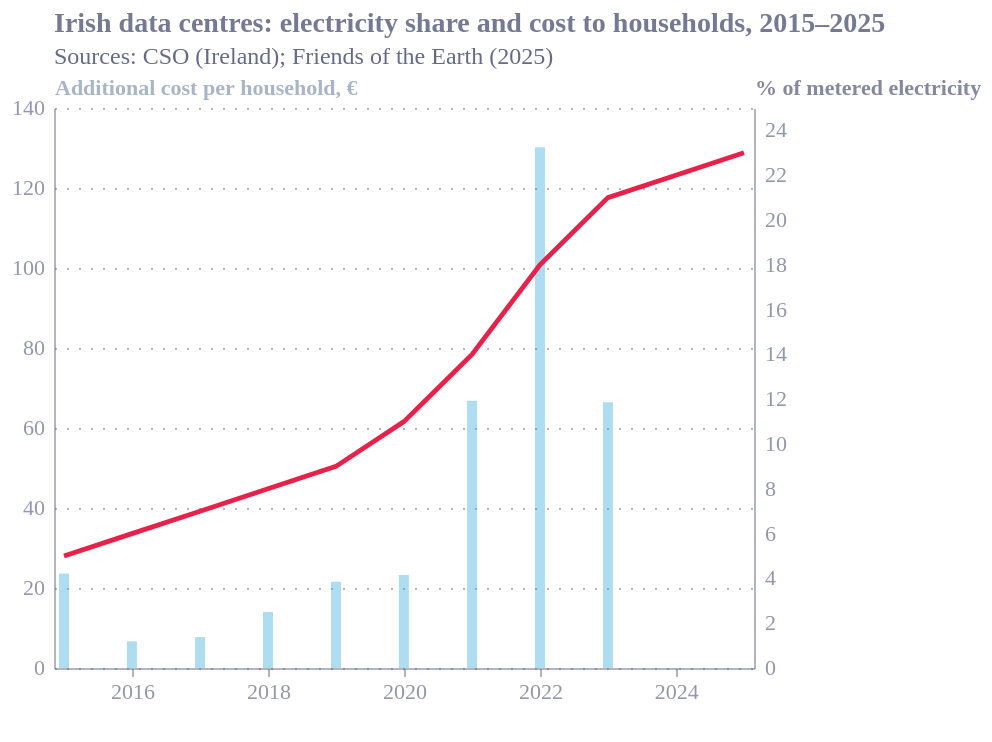

Vega-Lite specification for this chart:
### Vega-Lite specification from a JSON file in a GitHub repository (floating-point values rounded to 4 significant figures)
{"config": {"font": "Circular Std", "text": {"color": "#676A86", "align": "left", "baseline": "middle", "dx": 7, "dy": 0, "fontSize": 11}, "view": {"stroke": null, "continuousWidth": 400, "continuousHeight": 300, "discreteWidth": 400, "discreteHeight": 300}, "range": {"category": ["#36B7B4", "#E6224B", "#F4C245", "#0063AF", "#00A767", "#179FDB", "#EB5C2E"], "diverging": ["#E6224B", "#E54753", "#C9C9C9", "#179FDB", "#122B39"], "heatmap": ["#C9C9C9", "#179FDB", "#0063AF", "#122B39"], "ordinal": ["#00A767", "#36B7B4", "#179FDB", "#0063AF", "#243B5A"]}, "bar": {"color": "#179fdb"}, "line": {"color": "#e6224b"}, "rule": {"color": "#676A86"}, "area": {"opacity": 0.3}, "point": {"filled": true, "size": 80, "color": "#e6224b", "opacity": 0.95}, "geoshape": {"stroke": "white", "strokeWidth": 0.3}, "rect": {"fill": "#d6d4d4", "opacity": 0.3}, "axis": {"labelColor": "#676A86", "labelFontSize": 11, "labelFont": "Circular Std", "labelOpacity": 0.7, "tickColor": "#676A86", "tickOpacity": 0.5, "domainColor": "#676A86", "domainOpacity": 0.5, "gridColor": "#676A86", "gridDash": [2, 2], "gridOpacity": 0.5, "title": null, "titleColor": "#676A86", "titleOpacity": 0.8, "tickSize": 4}, "axisXDiscrete": {"grid": false, "labelAngle": 0, "tickCount": 10, "tickOpacity": 0.5, "title": null}, "axisYDiscrete": {"ticks": false, "labelPadding": 5}, "axisXTemporal": {"grid": false, "ticks": true}, "axisXQuantitative": {"grid": true}, "axisYQuantitative": {"gridColor": "#676A86", "gridDash": [1, 5], "gridOpacity": 0.5, "ticks": false, "labelPadding": 5, "tickCount": 8, "titleAngle": 0, "titleAlign": "left", "titleBaseline": "bottom", "titleX": 0, "titleY": -5}, "title": {"color": "#676A86E6", "subtitleColor": "#676A86", "font": "Circular Std", "subtitleFont": "Circular Std", "anchor": "start", "fontSize": 14, "subtitleFontSize": 12, "subtitlePadding": 4, "offset": 0, "frame": "group"}, "legend": {"titleColor": "#122b39", "title": null, "labelColor": "#122b39", "labelFontSize": 11}}, "layer": [{"data": {"name": "data-49f4657df6907b2bada73ee41dedcb11"}, "mark": {"type": "bar", "opacity": 0.35}, "encoding": {"x": {"axis": {"format": "%Y", "tickCount": 6}, "field": "year", "title": null, "type": "temporal"}, "y": {"axis": {"titleColor": "#94a3b8"}, "field": "eur", "title": "Additional cost per household, €", "type": "quantitative"}}}, {"data": {"name": "data-b0804cedbf081b090c54ce58734ce5b8"}, "mark": {"type": "line", "strokeWidth": 2.4}, "encoding": {"x": {"axis": {"format": "%Y", "tickCount": 6}, "field": "year", "title": null, "type": "temporal"}, "y": {"field": "pct", "scale": {"domain": [0, 25]}, "title": "% of metered electricity", "type": "quantitative"}}}], "height": 280, "padding": {"bottom": 20, "left": 5, "right": 5, "top": 5}, "resolve": {"scale": {"y": "independent"}}, "title": {"text": "Irish data centres: electricity share and cost to households, 2015–2025", "anchor": "start", "subtitle": "Sources: CSO (Ireland); Friends of the Earth (2025)"}, "width": 350, "$schema": "https://vega.github.io/schema/vega-lite/v6.4.1.json", "datasets": {"data-49f4657df6907b2bada73ee41dedcb11": [{"year": "2015-01-01T00:00:00", "eur": 23.63}, {"year": "2016-01-01T00:00:00", "eur": 6.67}, {"year": "2017-01-01T00:00:00", "eur": 7.72}, {"year": "2018-01-01T00:00:00", "eur": 14.0}, {"year": "2019-01-01T00:00:00", "eur": 21.54}, {"year": "2020-01-01T00:00:00", "eur": 23.26}, {"year": "2021-01-01T00:00:00", "eur": 66.82}, {"year": "2022-01-01T00:00:00", "eur": 130.2}, {"year": "2023-01-01T00:00:00", "eur": 66.44}], "data-b0804cedbf081b090c54ce58734ce5b8": [{"year": "2015-01-01T00:00:00", "pct": 5}, {"year": "2016-01-01T00:00:00", "pct": 6}, {"year": "2017-01-01T00:00:00", "pct": 7}, {"year": "2018-01-01T00:00:00", "pct": 8}, {"year": "2019-01-01T00:00:00", "pct": 9}, {"year": "2020-01-01T00:00:00", "pct": 11}, {"year": "2021-01-01T00:00:00", "pct": 14}, {"year": "2022-01-01T00:00:00", "pct": 18}, {"year": "2023-01-01T00:00:00", "pct": 21}, {"year": "2024-01-01T00:00:00", "pct": 22}, {"year": "2025-01-01T00:00:00", "pct": 23}]}}
